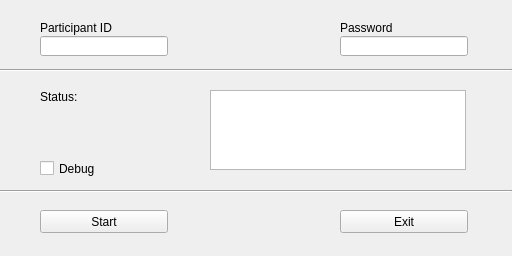
<?xml version="1.0" encoding="UTF-8"?>
<ui version="4.0">
 <class>MainWindow</class>
 <widget class="QMainWindow" name="MainWindow">
  <property name="geometry">
   <rect>
    <x>0</x>
    <y>0</y>
    <width>512</width>
    <height>256</height>
   </rect>
  </property>
  <property name="windowTitle">
   <string>Image Viewer</string>
  </property>
  <property name="styleSheet">
   <string notr="true">MainWindow{
	border: 1px solid rgb(0, 145, 255)
}</string>
  </property>
  <widget class="QWidget" name="centralwidget">
   <widget class="QPushButton" name="start_bt">
    <property name="geometry">
     <rect>
      <x>40</x>
      <y>210</y>
      <width>128</width>
      <height>23</height>
     </rect>
    </property>
    <property name="font">
     <font>
      <family>Segoe UI</family>
     </font>
    </property>
    <property name="text">
     <string>Start</string>
    </property>
   </widget>
   <widget class="QPushButton" name="exit_bt">
    <property name="geometry">
     <rect>
      <x>340</x>
      <y>210</y>
      <width>128</width>
      <height>23</height>
     </rect>
    </property>
    <property name="font">
     <font>
      <family>Segoe UI</family>
     </font>
    </property>
    <property name="text">
     <string>Exit</string>
    </property>
   </widget>
   <widget class="QLineEdit" name="pid_le">
    <property name="enabled">
     <bool>true</bool>
    </property>
    <property name="geometry">
     <rect>
      <x>40</x>
      <y>36</y>
      <width>128</width>
      <height>20</height>
     </rect>
    </property>
    <property name="font">
     <font>
      <family>Segoe UI</family>
     </font>
    </property>
    <property name="readOnly">
     <bool>true</bool>
    </property>
   </widget>
   <widget class="QLineEdit" name="pwd_le">
    <property name="geometry">
     <rect>
      <x>340</x>
      <y>36</y>
      <width>128</width>
      <height>20</height>
     </rect>
    </property>
    <property name="font">
     <font>
      <family>Segoe UI</family>
     </font>
    </property>
    <property name="echoMode">
     <enum>QLineEdit::Password</enum>
    </property>
   </widget>
   <widget class="QLabel" name="pid_lb">
    <property name="geometry">
     <rect>
      <x>40</x>
      <y>20</y>
      <width>128</width>
      <height>16</height>
     </rect>
    </property>
    <property name="font">
     <font>
      <family>Segoe UI</family>
     </font>
    </property>
    <property name="text">
     <string>Participant ID</string>
    </property>
   </widget>
   <widget class="QLabel" name="pwd_lb">
    <property name="geometry">
     <rect>
      <x>340</x>
      <y>20</y>
      <width>128</width>
      <height>16</height>
     </rect>
    </property>
    <property name="font">
     <font>
      <family>Segoe UI</family>
     </font>
    </property>
    <property name="text">
     <string>Password</string>
    </property>
   </widget>
   <widget class="QLabel" name="status_lb">
    <property name="geometry">
     <rect>
      <x>40</x>
      <y>90</y>
      <width>128</width>
      <height>16</height>
     </rect>
    </property>
    <property name="font">
     <font>
      <family>Segoe UI</family>
     </font>
    </property>
    <property name="text">
     <string>Status:</string>
    </property>
    <property name="alignment">
     <set>Qt::AlignLeading|Qt::AlignLeft|Qt::AlignTop</set>
    </property>
   </widget>
   <widget class="Line" name="top_line">
    <property name="geometry">
     <rect>
      <x>0</x>
      <y>60</y>
      <width>512</width>
      <height>20</height>
     </rect>
    </property>
    <property name="orientation">
     <enum>Qt::Horizontal</enum>
    </property>
   </widget>
   <widget class="Line" name="line">
    <property name="geometry">
     <rect>
      <x>0</x>
      <y>190</y>
      <width>512</width>
      <height>3</height>
     </rect>
    </property>
    <property name="orientation">
     <enum>Qt::Horizontal</enum>
    </property>
   </widget>
   <widget class="QTextEdit" name="status">
    <property name="geometry">
     <rect>
      <x>210</x>
      <y>90</y>
      <width>256</width>
      <height>80</height>
     </rect>
    </property>
    <property name="font">
     <font>
      <family>Segoe UI</family>
     </font>
    </property>
    <property name="readOnly">
     <bool>true</bool>
    </property>
   </widget>
   <widget class="QLabel" name="version">
    <property name="geometry">
     <rect>
      <x>380</x>
      <y>240</y>
      <width>128</width>
      <height>16</height>
     </rect>
    </property>
    <property name="font">
     <font>
      <pointsize>6</pointsize>
     </font>
    </property>
    <property name="text">
     <string/>
    </property>
    <property name="alignment">
     <set>Qt::AlignRight|Qt::AlignTrailing|Qt::AlignVCenter</set>
    </property>
   </widget>
   <widget class="QCheckBox" name="debug_cb">
    <property name="geometry">
     <rect>
      <x>40</x>
      <y>160</y>
      <width>70</width>
      <height>17</height>
     </rect>
    </property>
    <property name="text">
     <string>Debug</string>
    </property>
   </widget>
  </widget>
 </widget>
 <resources/>
 <connections/>
</ui>
